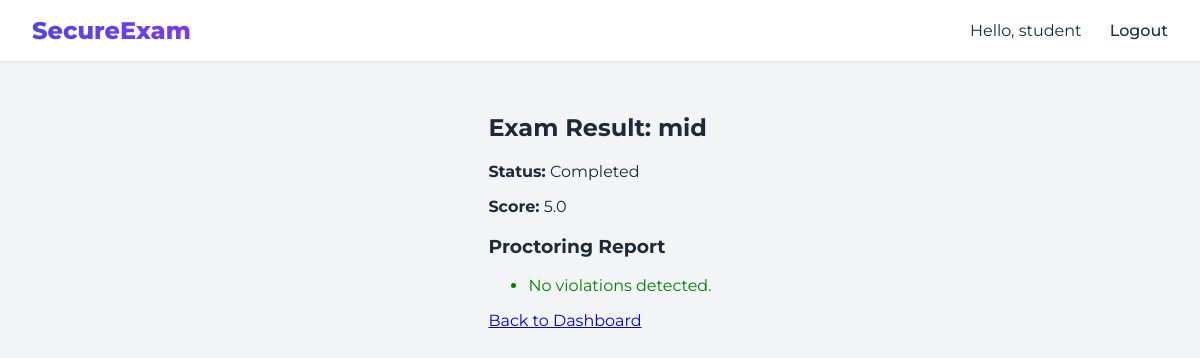
/exams/1/take/ (signed in), run on the app's committed database.
### accounts/models.py (models this page shows, shortened)
class User(AbstractUser):
    ROLE_CHOICES = (
        ('student', 'Student'),
        ('faculty', 'Faculty'),
        ('admin', 'Admin'),
    )
    role = models.CharField(max_length=10, choices=ROLE_CHOICES, default='student')

### exams/models.py (models this page shows, shortened)
class StudentExamAttempt(models.Model):
    student = models.ForeignKey(User, on_delete=models.CASCADE)
    exam = models.ForeignKey(Exam, on_delete=models.CASCADE)
    start_time = models.DateTimeField(auto_now_add=True)
    end_time = models.DateTimeField(null=True, blank=True)
    score = models.FloatField(default=0.0)
    is_completed = models.BooleanField(default=False)

class Exam(models.Model):
    title = models.CharField(max_length=200)
    description = models.TextField(blank=True)
    start_time = models.DateTimeField()
    end_time = models.DateTimeField()
    duration_minutes = models.IntegerField()
    is_active = models.BooleanField(default=True)

### exams/views.py (the view)
# urls.py: path('<int:pk>/take/', views.take_exam, name='take_exam'),
@login_required
def take_exam(request, pk):
    exam = get_object_or_404(Exam, pk=pk)
    attempt, created = StudentExamAttempt.objects.get_or_create(
        student=request.user,
        exam=exam
    )
    if attempt.is_completed:
        return render(request, 'exams/exam_result.html', {'attempt': attempt})
    mobile_url = request.build_absolute_uri(f'/proctoring/mobile/{attempt.id}/')
    return render(request, 'exams/take_exam.html', {'exam': exam, 'attempt': attempt, 'mobile_url': mobile_url})

### templates/exams/exam_result.html
{% extends 'base.html' %}
{% block content %}
<h2>Exam Result: {{ attempt.exam.title }}</h2>
<div class="card">
    <p><strong>Status:</strong> {% if attempt.is_completed %}Completed{% else %}In Progress{% endif %}</p>
    <p><strong>Score:</strong> {{ attempt.score }}</p>
    <h3>Proctoring Report</h3>
    <ul>
        {% for log in attempt.proctor_logs.all %}
        <li style="color: red;">{{ log.violation_type }} at {{ log.timestamp }} ({{ log.details }})</li>
        {% empty %}
        <li style="color: green;">No violations detected.</li>
        {% endfor %}
    </ul>
    <a href="{% url 'dashboard' %}" class="btn">Back to Dashboard</a>
</div>
{% endblock %}

### templates/base.html (shortened to what this page needs)
{% load static %}
<!DOCTYPE html>
<html lang="en">
<head>
    <link rel="stylesheet" href="{% static 'css/style.css' %}">
</head>
<body>
    <nav class="navbar">
        <div class="logo">SecureExam</div>
        <div class="nav-links">
            {% if user.is_authenticated %}
            <span>Hello, {{ user.username }}</span>
            <a href="{% url 'logout' %}">Logout</a>
            {% else %}
            <a href="{% url 'login' %}">Login</a>
            <a href="{% url 'register' %}">Register</a>
            {% endif %}
        </div>
    </nav>
    <div class="container">
        {% block content %}
        {% endblock %}
    </div>
</body>
</html>

### static/css/style.css (style rules this page uses)
:root { --primary-color: #4f46e5; --primary-hover: #4338ca; --bg-color: #f3f4f6; --card-bg: #ffffff; --text-color: #1f2937; --text-light: #6b7280; --danger: #ef4444; --success: #10b981; --input-border: #e5e7eb; --input-focus: #4f46e5; }
body { font-family: 'Brandon Text', 'Montserrat', sans-serif; background-color: var(--bg-color); color: var(--text-color); margin: 0; padding: 0; display: flex; flex-direction: column; min-height: 100vh; }
.navbar { background-color: var(--card-bg); padding: 1rem 2rem; box-shadow: 0 1px 3px rgba(0, 0, 0, 0.1); display: flex; justify-content: space-between; align-items: center; z-index: 10; }
.logo { font-size: 1.5rem; font-weight: 800; background: linear-gradient(90deg, #4f46e5, #7c3aed); -webkit-background-clip: text; -webkit-text-fill-color: transparent; }
.nav-links a { text-decoration: none; color: var(--text-color); margin-left: 1.5rem; font-weight: 500; }
.container { padding: 2rem; max-width: 1200px; margin: 0 auto; }

### data on the page
User: username "student"
StudentExamAttempt: exam "mid", score "5.0"
